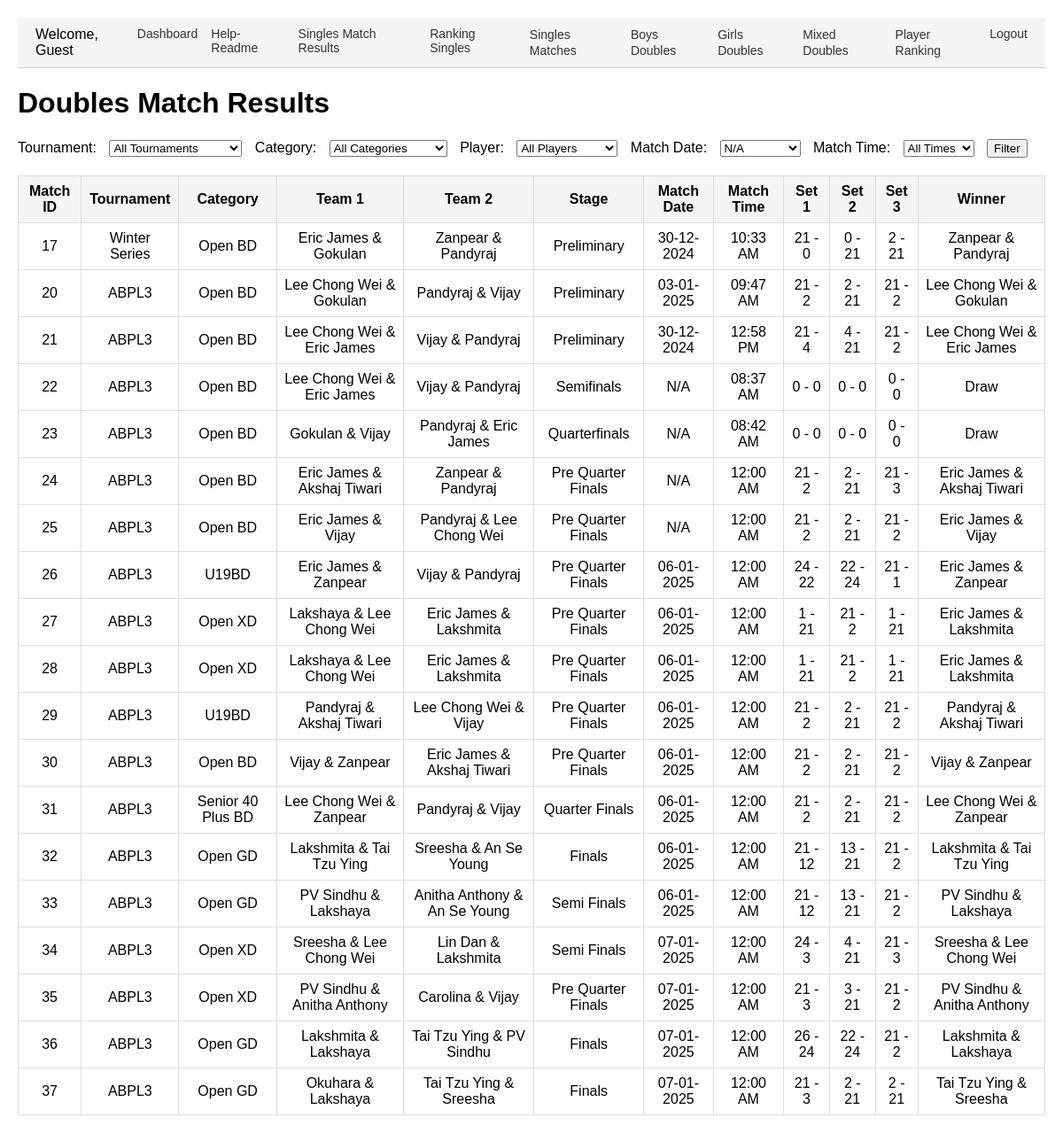
/results_doubles.php, run on an earlier commit of the app's database.
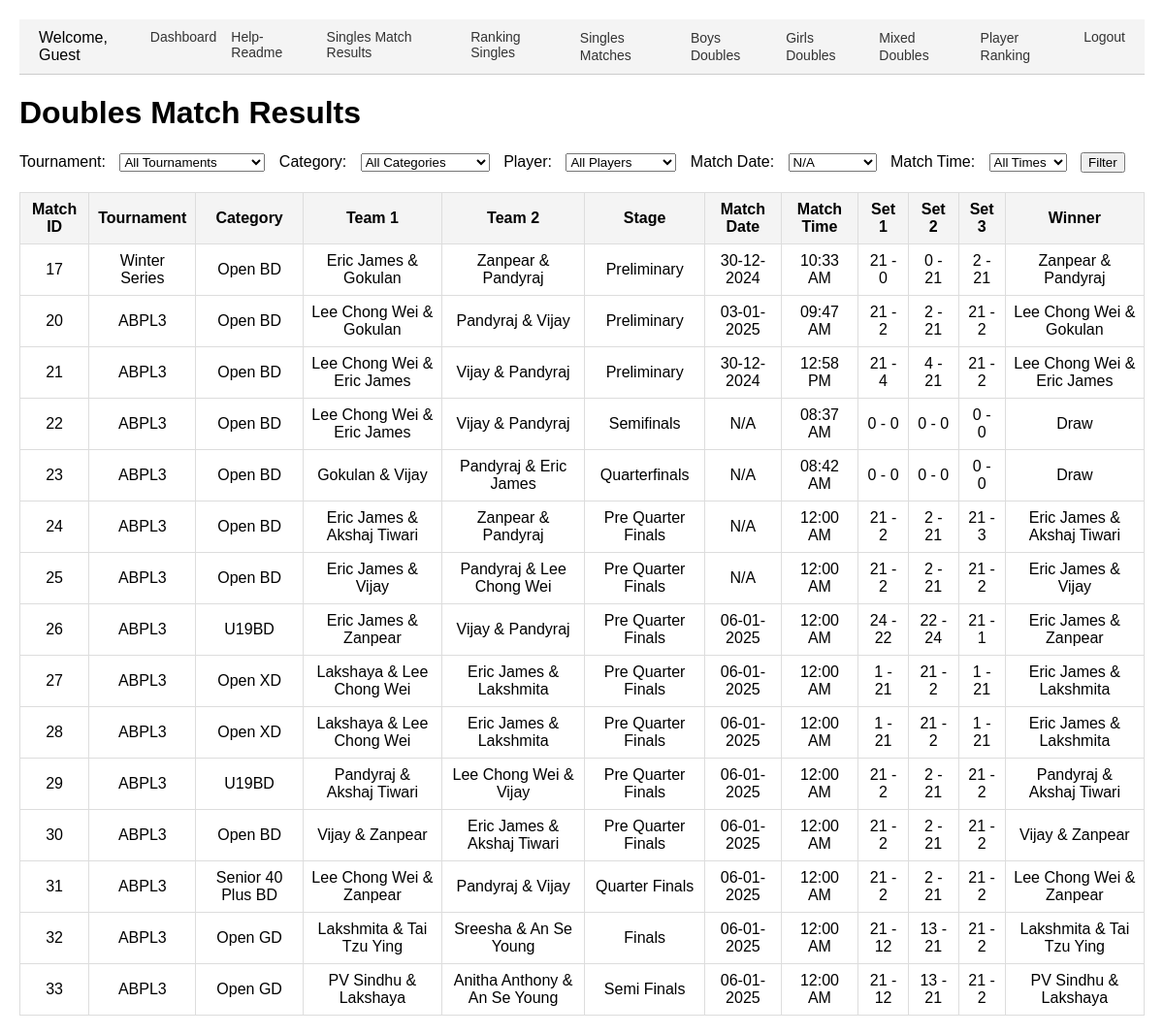
And on a later commit of the database.
### tables this page shows
CREATE TABLE `matches` (
  `id` int(11) NOT NULL,
  `tournament_id` int(11) NOT NULL,
  `category_id` int(11) NOT NULL,
  `pool` enum('A','B') DEFAULT NULL,
  `player1_id` int(11) DEFAULT NULL,
  `player2_id` int(11) DEFAULT NULL,
  `pre_quarter` tinyint(1) DEFAULT 0,
  `quarter` tinyint(1) DEFAULT 0,
  `semi` tinyint(1) DEFAULT 0,
  `final` tinyint(1) DEFAULT 0,
  `set1_player1_points` int(11) DEFAULT 0,
  `set1_player2_points` int(11) DEFAULT 0,
  `set2_player1_points` int(11) DEFAULT 0,
  `set2_player2_points` int(11) DEFAULT 0,
  `set3_player1_points` int(11) DEFAULT 0,
  `set3_player2_points` int(11) DEFAULT 0,
  `created_by` int(11) DEFAULT NULL,
  `stage` varchar(22) NOT NULL,
  `match_date` date DEFAULT NULL,
  `match_time` varchar(255) NOT NULL,
  `date` date DEFAULT NULL,
  `team1_player1_id` int(11) NOT NULL DEFAULT 0,
  `team1_player2_id` int(11) NOT NULL DEFAULT 0,
  `team2_player1_id` int(11) DEFAULT 0,
  `team2_player2_id` int(11) DEFAULT 0,
  `set1_team1_points` int(11) NOT NULL DEFAULT 0,
  `set1_team2_points` int(11) DEFAULT 0,
  `set2_team1_points` int(11) DEFAULT 0,
  `set2_team2_points` int(11) DEFAULT 0,
  `set3_team1_points` int(11) DEFAULT 0,
  `set3_team2_points` int(11) DEFAULT 0,
  `player3_id` int(11) DEFAULT NULL,
  `player4_id` int(11) DEFAULT NULL
);

CREATE TABLE `tournaments` (
  `id` int(11) NOT NULL,
  `name` varchar(255) NOT NULL,
  `created_by` int(11) DEFAULT NULL,
  `year` int(11) NOT NULL DEFAULT year(curdate())
);

CREATE TABLE `categories` (
  `id` int(11) NOT NULL,
  `name` varchar(255) NOT NULL,
  `created_by` int(11) NOT NULL,
  `age_group` varchar(255) DEFAULT NULL,
  `sex` varchar(10) DEFAULT NULL,
  `type` enum('singles','doubles','mixed doubles') DEFAULT 'singles',
  `tournament_id` int(11) NOT NULL
);

### results_doubles.php (the view, shortened to what this page needs)
<?php include 'header.php'; ?>
<?php
require_once 'conn.php';
$conn = new mysqli($servername, $username, $password, $dbname);
$match_date = $_GET['match_date'] ?? '';
$dates = $conn->query("SELECT DISTINCT match_date FROM matches ORDER BY match_date");
$query = "
    SELECT
        m.id AS match_id,
        t.name AS tournament_name,
        c.name AS category_name,
        c.type AS category_type, /* Singles, Doubles, or Mixed Doubles */
        p1.name AS team1_player1_name,
        p2.name AS team1_player2_name,
        p3.name AS team2_player1_name,
        p4.name AS team2_player2_name,
        m.stage,
        m.match_date,
        m.match_time,
        m.set1_team1_points,
        m.set1_team2_points,
        m.set2_team1_points,
        m.set2_team2_points,
        m.set3_team1_points,
        m.set3_team2_points
    FROM matches m
    INNER JOIN tournaments t ON m.tournament_id = t.id
    INNER JOIN categories c ON m.category_id = c.id
    LEFT JOIN players p1 ON m.team1_player1_id = p1.id
    LEFT JOIN players p2 ON m.team1_player2_id = p2.id
    LEFT JOIN players p3 ON m.team2_player1_id = p3.id
    LEFT JOIN players p4 ON m.team2_player2_id = p4.id
    WHERE c.type IN ('doubles', 'mixed doubles')
";
$query .= " ORDER BY m.id";
$result = $conn->query($query);
?>
<!DOCTYPE html>
<html lang="en">
<head>
</head>
<body>
    <h1>Doubles Match Results</h1>
    <form method="get">
        <label for="tournament_id">Tournament:</label>
        <select name="tournament_id" id="tournament_id">
            <option value="">All Tournaments</option>
        </select>
        <label for="category_id">Category:</label>
        <select name="category_id" id="category_id">
            <option value="">All Categories</option>
        </select>
        <label for="player_id">Player:</label>
        <select name="player_id" id="player_id">
            <option value="">All Players</option>
        </select>
        <label for="match_date">Match Date:</label>
        <select name="match_date" id="match_date">
            <?php while ($row = $dates->fetch_assoc()): ?>
                <option value="<?= $row['match_date'] ?>" <?= $match_date == $row['match_date'] ? 'selected' : '' ?>>
                    <?= $row['match_date'] ? date("d-m-Y", strtotime($row['match_date'])) : 'N/A' ?>
                </option>
            <?php endwhile; ?>
        </select>
        <label for="datetime">Match Time:</label>
        <select name="datetime" id="datetime">
            <option value="">All Times</option>
        </select>
        <button type="submit">Filter</button>
    </form>
    <?php if ($result->num_rows > 0): ?>
        <table>
            <tr>
                <th>Match ID</th>
                <th>Tournament</th>
                <th>Category</th>
                <th>Team 1</th>
                <th>Team 2</th>
                <th>Stage</th>
                <th>Match Date</th>
                <th>Match Time</th>
                <th>Set 1</th>
                <th>Set 2</th>
                <th>Set 3</th>
                <th>Winner</th>
            </tr>
            <?php while ($row = $result->fetch_assoc()):
                $team1 = $row['team1_player1_name'] . " & " . $row['team1_player2_name'];
                $team2 = $row['team2_player1_name'] . " & " . $row['team2_player2_name'];
                $team1_total = $row['set1_team1_points'] + $row['set2_team1_points'] + $row['set3_team1_points'];
                $team2_total = $row['set1_team2_points'] + $row['set2_team2_points'] + $row['set3_team2_points'];
                $winner = $team1_total > $team2_total ? $team1 : ($team1_total < $team2_total ? $team2 : 'Draw');
            ?>
                <tr>
                    <td><?= $row['match_id'] ?></td>
                    <td><?= $row['tournament_name'] ?></td>
                    <td><?= $row['category_name'] ?></td>
                    <td><?= $team1 ?></td>
                    <td><?= $team2 ?></td>
                    <td><?= $row['stage'] ?></td>
                    <td><?= $row['match_date'] ? date("d-m-Y", strtotime($row['match_date'])) : 'N/A' ?></td>
                    <td><?= $row['match_time'] ? date("h:i A", strtotime($row['match_time'])) : 'N/A' ?></td>
                    <td><?= $row['set1_team1_points'] . ' - ' . $row['set1_team2_points'] ?></td>
                    <td><?= $row['set2_team1_points'] . ' - ' . $row['set2_team2_points'] ?></td>
                    <td><?= $row['set3_team1_points'] . ' - ' . $row['set3_team2_points'] ?></td>
                    <td><?= $winner ?></td>
                </tr>
            <?php endwhile; ?>
        </table>
    <?php else: ?>
        <p>No matches found for the selected filters.</p>
    <?php endif; ?>
</body>
</html>

### header.php (shortened to what this page needs)
<?php
$logged_in_user = isset($_SESSION['username']) ? $_SESSION['username'] : 'Guest';
?>
<!DOCTYPE html>
<html>
<head>
</head>
<body>
    <div class="header">
        <div class="welcome">
            <span>Welcome, <?= htmlspecialchars($logged_in_user) ?></span>
        </div>
        <div class="links">
            <a href="dashboard.php">Dashboard</a>
            <a href="readme.php">Help-Readme</a>
            <a href="results.php">Singles Match Results</a>
            <a href="ranking_singles.php">Ranking Singles</a>
            <div class="dropdown">
                <a href="#">Singles Matches</a>
            </div>
            <div class="dropdown">
                <a href="#">Boys Doubles</a>
            </div>
            <div class="dropdown">
                <a href="#">Girls Doubles</a>
            </div>
            <div class="dropdown">
                <a href="#">Mixed Doubles</a>
            </div>
            <div class="dropdown">
                <a href="#">Player Ranking</a>
            </div>
            <a href="logout.php">Logout</a>
        </div>
    </div>
</body>
</html>

### header.php (style rules this page uses)
.header { display: flex; justify-content: space-between; align-items: center; background-color: #f4f4f4; padding: 10px 20px; border-bottom: 1px solid #ccc; }
.header .links { display: flex; gap: 15px; position: relative; }
.header .links a { text-decoration: none; color: #333; font-family: Arial, sans-serif; font-size: 14px; }
.dropdown { position: relative; display: inline-block; }

### results_doubles.php (style rules this page uses)
body { font-family: Arial, sans-serif; margin: 20px; }
table { width: 100%; border-collapse: collapse; margin: 20px 0; }
th, td { border: 1px solid #ddd; padding: 8px; text-align: center; }
th { background-color: #f4f4f4; }
form { margin-bottom: 20px; }
label, select, button { margin-right: 10px; }

What changed in the data, as far as the page shows it:
removed matches: id "34", tournament.name "ABPL3", category.name "Open XD", team1 "Sreesha & Lee Chong Wei", team2 "Lin Dan & Lakshmita", stage "Semi Finals", match_date "07-01-2025", match_time "12:00 AM", set1_team1_points "24", set1_team2_points "3", set2_team1_points "4", set2_team2_points "21", set3_team1_points "21", set3_team2_points "3", winner "Sreesha & Lee Chong Wei"
removed matches: id "35", tournament.name "ABPL3", category.name "Open XD", team1 "PV Sindhu & Anitha Anthony", team2 "Carolina & Vijay", stage "Pre Quarter Finals", match_date "07-01-2025", match_time "12:00 AM", set1_team1_points "21", set1_team2_points "3", set2_team1_points "3", set2_team2_points "21", set3_team1_points "21", set3_team2_points "2", winner "PV Sindhu & Anitha Anthony"
removed matches: id "36", tournament.name "ABPL3", category.name "Open GD", team1 "Lakshmita & Lakshaya", team2 "Tai Tzu Ying & PV Sindhu", stage "Finals", match_date "07-01-2025", match_time "12:00 AM", set1_team1_points "26", set1_team2_points "24", set2_team1_points "22", set2_team2_points "24", set3_team1_points "21", set3_team2_points "2", winner "Lakshmita & Lakshaya"
removed matches: id "37", tournament.name "ABPL3", category.name "Open GD", team1 "Okuhara & Lakshaya", team2 "Tai Tzu Ying & Sreesha", stage "Finals", match_date "07-01-2025", match_time "12:00 AM", set1_team1_points "21", set1_team2_points "3", set2_team1_points "2", set2_team2_points "21", set3_team1_points "2", set3_team2_points "21", winner "Tai Tzu Ying & Sreesha"
